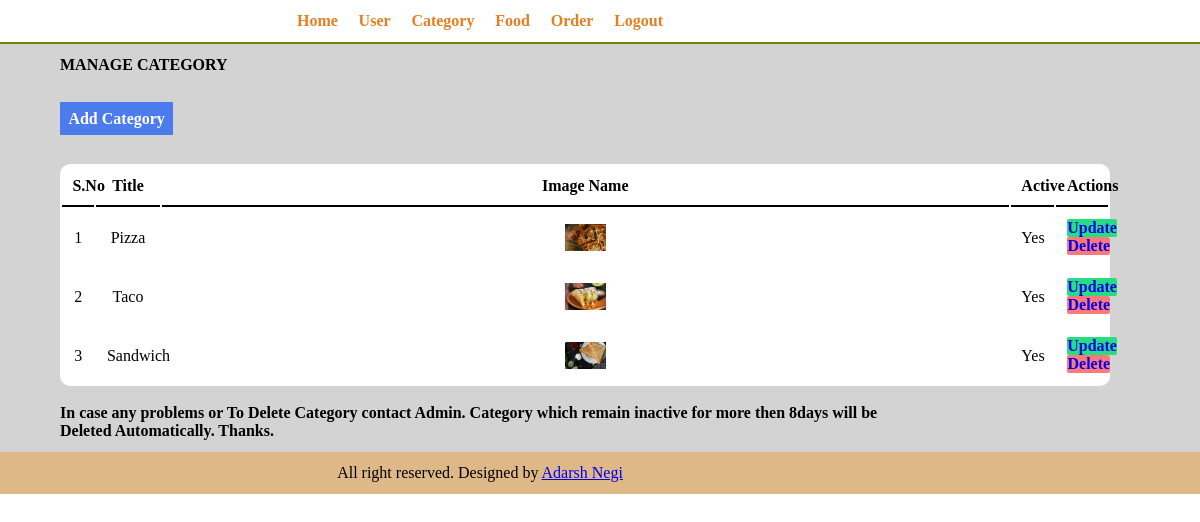
Screenshot of /restaurant/admin/manage-category.php (signed in) with the database file from the repository.
### tables this page shows
CREATE TABLE `tbl_category` (
  `id` int(10) UNSIGNED NOT NULL,
  `title` varchar(100) NOT NULL,
  `image_name` varchar(255) NOT NULL,
  `active` varchar(10) NOT NULL
);

### restaurant/admin/manage-category.php (the view, shortened to what this page needs)
<?php
    include("parts/menu.php");
?>
    <div class="main-content">
        <div class="wrapper">
            <strong>MANAGE CATEGORY</strong>
            <br><br><br>
            <a class="btn" href="<?php echo SITEURL;?>/admin/add-category.php">Add Category</a>
            <br><br><br>
            <table class="table-adm">
                <tr>
                    <th>S.No</td>
                    <th>Title</td>
                    <th>Image Name</th>
                    <th>Active</td>
                    <th>Actions</th>
                </tr>
                <?php
                    $sql= " SELECT * FROM tbl_category";
                    $res= mysqli_query($conn,$sql);
                    $sn=1;
                    if($res==TRUE)
                    {
                        $count=mysqli_num_rows($res);
                        if($count>0)
                        {
                            while($row=mysqli_fetch_assoc($res))
                            {
                                $id=$row['id'];
                                $title=$row['title'];
                                $image_name=$row['image_name'];
                                $active=$row['active'];
                                ?>
                               <tr>
                                <td><?php echo $sn++;?></td>
                                <td><?php echo $title;?></td>
                                <td>
                                    <?php
                                        if($image_name!="")
                                        {
                                            ?>
                                            <img src="<?php echo SITEURL;?>/images/category/<?php echo $image_name;?>" width="5%">
                                            <?php
                                        }
                                        else
                                        {
                                            echo "No image";
                                        }
                                    ?>
                                </td>
                                <td><?php echo $active;?></td>
                                <td>
                                    <a onclick="return confirm('are you sure you want to update details?')" class="btn-primary" href="<?php echo SITEURL;?>/admin/update-category.php?id=<?php echo $id?>">Update</a><br>
                                    <a onclick="return confirm('are you sure you want to update details?')" class="btn-secondary" href="<?php echo SITEURL;?>/admin/delete-category.php?id=<?php echo $id?>">Delete</a>
                                </td>
                                </tr>
                                <?php
                            }
                        }
                        else
                        {
                            echo "<div class='fail text-center'>No Category Available</div>";
                        }
                    }
                ?>
            </table>
            <br>
            <p><b>In case any problems or To Delete Category contact Admin. Category which remain inactive for more then 8days will be Deleted Automatically. Thanks.</b></p>
        </div>
    </div>
<?php include("parts/footer.php");?>

### restaurant/css/admin.css (style rules this page uses)
* { margin: 0 0; padding: 0 0; }
.wrapper { padding: 1%; margin: 0 4%; width: 70%; }
.main-content { background-color: lightgray; }
.btn { padding: 1%; background-color: #4b7bec; text-decoration: none; color: white; font-weight: bold; }
.table-adm { background-color: white; border-radius: 10px; width: 125%; }
table tr th { padding: 1%; margin: 1%; border-bottom: 2px solid black; }
table tr td { padding: 1%; text-align: center; }
.btn-primary { text-decoration: none; padding: 1%; background-color: #26de81; font-weight: bold; border-radius: 2px; }
.btn-secondary { text-decoration: none; padding: 1%; background-color: #ff7979; font-weight: bold; border-radius: 2px; margin: 0 1%; }

### rows the page displays
tbl_category: title "Pizza", image_name (picture), active "Yes"
tbl_category: title "Taco", image_name (picture), active "Yes"
tbl_category: title "Sandwich", image_name (picture), active "Yes"
